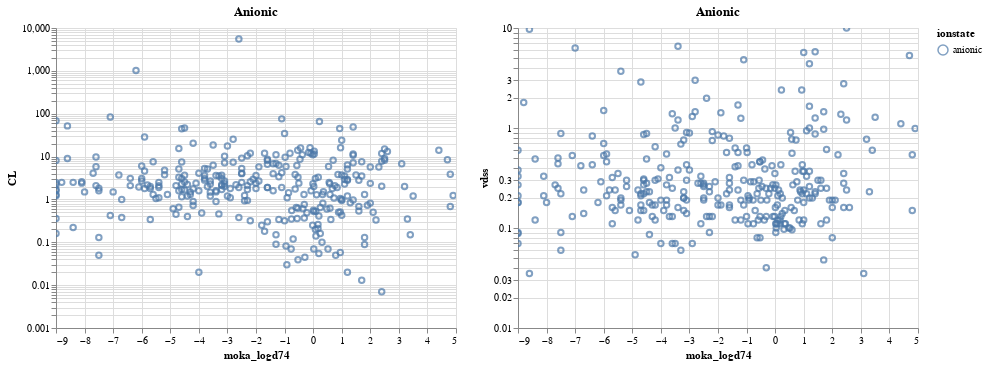

Source (notebook cell):
### Code cell
make_chart(anionic, 'Anionic', 'CL') | make_chart(anionic, 'Anionic', 'vdss')

### Figure 1 — Vega-Lite specification as saved in the notebook (floating-point values rounded to 4 significant figures; data arrays with more than 128 entries replaced by an {"elided": "..."} marker saying what was removed)
{"config": {"view": {"continuousWidth": 400, "continuousHeight": 300}}, "hconcat": [{"mark": "point", "encoding": {"color": {"type": "nominal", "field": "ionstate"}, "tooltip": [{"type": "nominal", "field": "drug_name"}, {"type": "quantitative", "field": "moka_logd74"}, {"type": "quantitative", "field": "vdss"}, {"type": "nominal", "field": "ionstate"}, {"type": "quantitative", "field": "CL"}], "x": {"type": "quantitative", "field": "moka_logd74"}, "y": {"type": "quantitative", "field": "CL", "scale": {"clamp": true, "type": "log"}}}, "selection": {"selector005": {"type": "interval", "bind": "scales", "encodings": ["x", "y"]}}, "title": "Anionic"}, {"mark": "point", "encoding": {"color": {"type": "nominal", "field": "ionstate"}, "tooltip": [{"type": "nominal", "field": "drug_name"}, {"type": "quantitative", "field": "moka_logd74"}, {"type": "quantitative", "field": "vdss"}, {"type": "nominal", "field": "ionstate"}, {"type": "quantitative", "field": "CL"}], "x": {"type": "quantitative", "field": "moka_logd74"}, "y": {"type": "quantitative", "field": "vdss", "scale": {"clamp": true, "type": "log"}}}, "selection": {"selector006": {"type": "interval", "bind": "scales", "encodings": ["x", "y"]}}, "title": "Anionic"}], "data": {"name": "data-600b9624bf609c175595a0dca61a1aaa"}, "$schema": "https://vega.github.io/schema/vega-lite/v4.8.1.json", "datasets": {"data-600b9624bf609c175595a0dca61a1aaa": {"elided": "306 records"}}}
